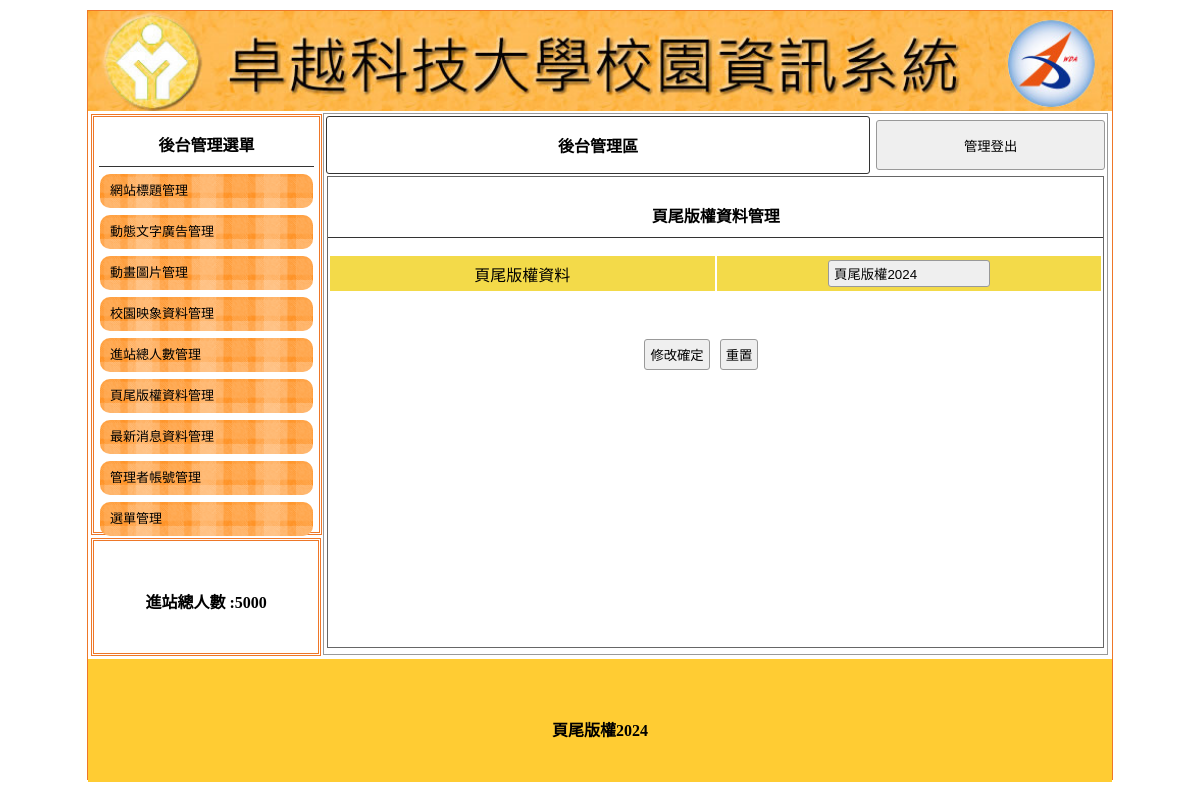
The app's page /back.php?do=bottom, older data.
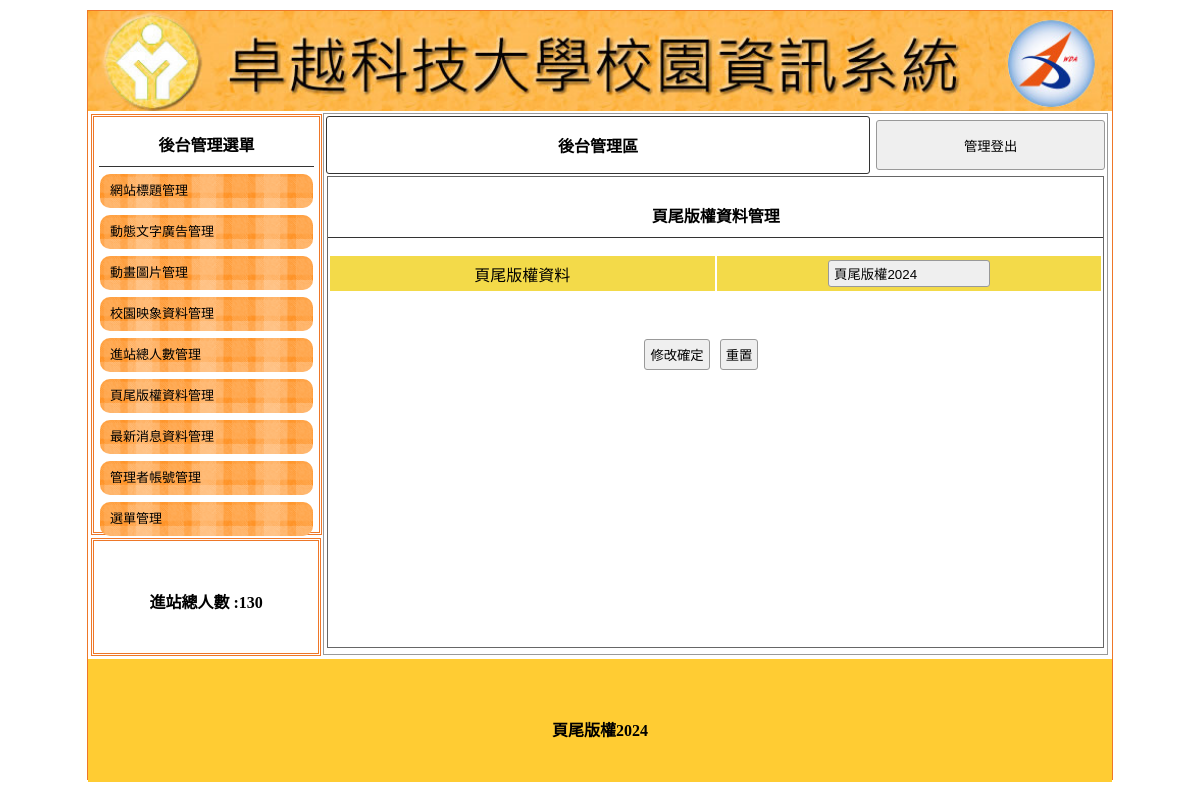
The same page, newer data.
### tables this page shows
CREATE TABLE `total` (
  `id` int(5) UNSIGNED NOT NULL,
  `total` int(5) NOT NULL
);

### api/db.php (called while the page is built, shortened)
<?php
class DB
{
    protected $dsn = "mysql:host=localhost;charset=utf8;dbname=c1";
    protected $pdo;
    protected $table;
    public function __construct($table)
    {
        $this->table = $table;
        $this->pdo = new PDO($this->dsn, 'root', '');
    }
    private function a2s($array)
    {
        foreach ($array as $col => $value) {
            $tmp[] = "`$col`='$value'";
        }
        return $tmp;
    }
    function find($id)
    {
        $sql = "select * from `$this->table`";
        if (is_array($id)) {
            $tmp = $this->a2s($id);
            $sql .= " where " . join(" && ", $tmp);
        } else if (is_numeric($id)) {
            $sql .= " where  `id` = '$id'";
        } else {
            echo "錯誤:參數的資料型態必須是數字或陣列";
        }
        $row = $this->pdo->query($sql)->fetch(PDO::FETCH_ASSOC);
        return $row;
    }
}
$Title = new DB('titles');
$Total = new DB('total');
$Bottom = new DB('bottom');

### back.php (the view, shortened to what this page needs)
<?php include_once "./api/db.php"; ?>
<!DOCTYPE html PUBLIC "-//W3C//DTD XHTML 1.0 Transitional//EN" "http://www.w3.org/TR/xhtml1/DTD/xhtml1-transitional.dtd">
<html xmlns="http://www.w3.org/1999/xhtml">
<head>
	<link href="./css/css.css" rel="stylesheet" type="text/css">
</head>
<body>
	<div id="main">
		<?php
		$title=$Title->find(['sh'=>1]);
		?>
		<a title="<?=$title['text'];?>" href="./index.php">
			<div class="ti" style="background:url(&#39;./img/<?=$title['img'];?>&#39;); background-size:cover;"></div>
		</a>
		<div id="ms">
			<div id="lf" style="float:left;">
				<div id="menuput" class="dbor">
					<span class="t botli">後台管理選單</span>
					<a style="color:#000; font-size:13px; text-decoration:none;" href="?do=title">
						<div class="mainmu">網站標題管理 </div>
					</a>
					<a style="color:#000; font-size:13px; text-decoration:none;" href="?do=ad">
						<div class="mainmu">動態文字廣告管理 </div>
					</a>
					<a style="color:#000; font-size:13px; text-decoration:none;" href="?do=mvim">
						<div class="mainmu">動畫圖片管理 </div>
					</a>
					<a style="color:#000; font-size:13px; text-decoration:none;" href="?do=image">
						<div class="mainmu">校園映象資料管理 </div>
					</a>
					<a style="color:#000; font-size:13px; text-decoration:none;" href="?do=total">
						<div class="mainmu">進站總人數管理 </div>
					</a>
					<a style="color:#000; font-size:13px; text-decoration:none;" href="?do=bottom">
						<div class="mainmu">頁尾版權資料管理 </div>
					</a>
					<a style="color:#000; font-size:13px; text-decoration:none;" href="?do=news">
						<div class="mainmu">最新消息資料管理 </div>
					</a>
					<a style="color:#000; font-size:13px; text-decoration:none;" href="?do=admin">
						<div class="mainmu">管理者帳號管理 </div>
					</a>
					<a style="color:#000; font-size:13px; text-decoration:none;" href="?do=menu">
						<div class="mainmu">選單管理 </div>
					</a>
				</div>
				<div class="dbor" style="margin:3px; width:95%; height:20%; line-height:100px;">
					<span class="t">進站總人數 :<?= $Total->find(1)['total']; ?>
					</span>
				</div>
			</div>
			<div class="di" style="height:540px; border:#999 1px solid; width:76.5%; margin:2px 0px 0px 0px; float:left; position:relative; left:20px;">
				<table width="100%">
					<tbody>
						<tr>
							<td style="width:70%;font-weight:800; border:#333 1px solid; border-radius:3px;" class="cent"><a href="?do=admin" style="color:#000; text-decoration:none;">後台管理區</a></td>
							<td><button onclick="location.replace('./api/logout.php')" style=" width:99%; margin-right:2px; height:50px;">管理登出</button></td>
						</tr>
					</tbody>
				</table>
				<?php
				$do = $_GET['do'] ?? 'title';
				$file = "./back/{$do}.php";
				if (file_exists($file)) {
					include "$file";
				} else {
					include "./back/title.php";
				}
				?>
			</div>
		</div>
		<div style="width:1024px; left:0px; position:relative; background:#FC3; margin-top:4px; height:123px; display:block;">
			<span class="t" style="line-height:123px;"><?= $Bottom->find(1)['bottom']; ?></span>
		</div>
	</div>
</body>
</html>

Row changes from the older to the newer data that the page shows:
changed total: total "5000" → "130"
